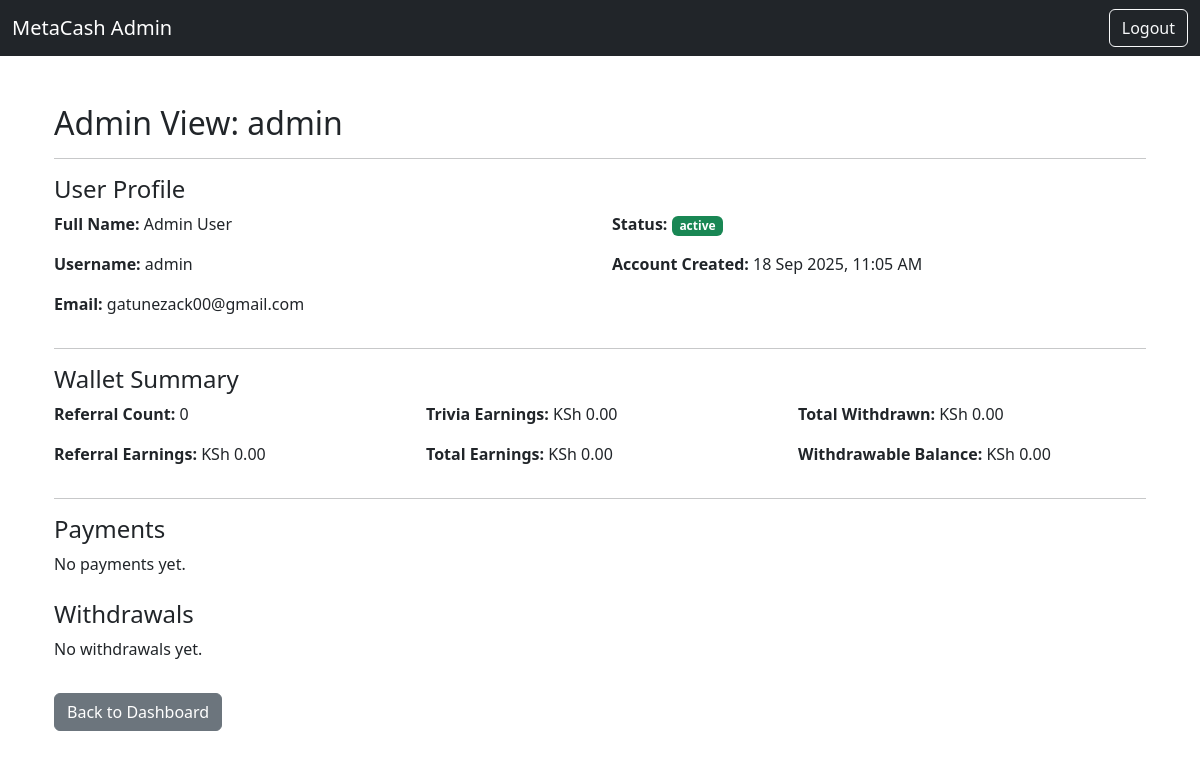
The page /admin/user/1 (signed in) on the database its author committed.
### app/models.py (models this page shows, shortened)
class User(db.Model, UserMixin):
    id = db.Column(db.Integer, primary_key=True)
    full_name = db.Column(db.String(100), nullable=False)
    username = db.Column(db.String(50), unique=True, nullable=False)
    email = db.Column(db.String(100), unique=True, nullable=False)
    mpesa_no = db.Column(db.String(15), nullable=False)
    password = db.Column(db.String(200), nullable=False)
    referral_code = db.Column(db.String(50), nullable=True)
    referred_by = db.Column(db.Integer, db.ForeignKey('user.id'), nullable=True)
    referrer_username = db.Column(db.String(50), nullable=True)
    status = db.Column(db.String(20), default='new')  # new, pending_approval, active, declined
    is_admin = db.Column(db.Boolean, default=False)
    created_at = db.Column(db.DateTime, default=datetime.utcnow)
    updated_at = db.Column(db.DateTime, default=datetime.utcnow, onupdate=datetime.utcnow)
    payments = db.relationship('Payment', backref='user', lazy=True)
    referrals = db.relationship('User', backref=db.backref('referrer', remote_side=[id]), lazy='dynamic')
    withdrawals = db.relationship('Withdrawal', backref='user', lazy=True)
    trivia_answers = db.relationship('TriviaAnswer', backref='user', lazy=True)
    spins = db.relationship('Spin', backref='user', lazy=True)
    whatsapp_posts = db.relationship('WhatsAppPost', backref='user', lazy=True)

### app/routes/admin_routes.py (the view)
@admin_bp.route('/user/<int:user_id>', methods=['GET'])
@login_required
@admin_required
def admin_user_view(user_id):
    user = User.query.get_or_404(user_id)
    referral_count = user.referrals.count()
    referral_earnings = referral_count * 70
    trivia_earnings = sum(q.earned for q in getattr(user, 'trivia_answers', []))
    spin_stakes = sum(s.stake for s in getattr(user, 'spins', []))
    spin_wins = sum(s.reward for s in getattr(user, 'spins', []) if s.reward > 0)
    total_approved_withdrawals = sum(w.amount for w in user.withdrawals if w.status == 'approved')
    withdrawable_balance = referral_earnings + trivia_earnings + spin_wins - total_approved_withdrawals - spin_stakes
    withdrawable_balance = max(withdrawable_balance, 0)
    withdrawals = Withdrawal.query.filter_by(user_id=user.id).order_by(Withdrawal.id.desc()).all()
    payments = Payment.query.filter_by(user_id=user.id).order_by(Payment.id.desc()).all()
    total_earnings = referral_earnings + trivia_earnings + spin_wins
    total_withdrawn = total_approved_withdrawals + spin_stakes
    return render_template(
        'admin_user_view.html',
        user=user,
        referral_earnings=referral_earnings,
        referral_count=referral_count,
        trivia_earnings=trivia_earnings,
        withdrawable_balance=withdrawable_balance,
        withdrawals=withdrawals,
        payments=payments,
        total_earnings=total_earnings,
        total_withdrawn=total_withdrawn
    )

### app/__init__.py (called while the page is built)
def create_app():
    app = Flask(__name__)
    if os.getenv("FLASK_ENV") == "production":
        app.config.from_object(ProductionConfig)
    else:
        app.config.from_object(DevelopmentConfig)
    db.init_app(app)
    login_manager.init_app(app)
    migrate.init_app(app, db)
    from app.models import User
    from app.routes.user_routes import user_bp
    from app.routes.admin_routes import admin_bp
    login_manager.login_view = "user.login"
    @login_manager.user_loader
    def load_user(user_id):
        return User.query.get(int(user_id))
    app.register_blueprint(user_bp)
    app.register_blueprint(admin_bp)
    return app

### app/routes/admin_routes.py (called while the page is built)
def admin_required(f):
    @wraps(f)
    def wrapper(*args, **kwargs):
        if not current_user.is_authenticated or not current_user.is_admin:
            flash("Admin access required.", "danger")
            return redirect(url_for('admin_bp.admin_login'))
        return f(*args, **kwargs)
    return wrapper

### app/templates/admin_user_view.html (shortened to what this page needs)
{% extends "base.html" %}
{% block content %}
<div class="container mt-5">
    <h2>Admin View: {{ user.username }}</h2>
    <hr>
    <h4>User Profile</h4>
    <div class="row">
        <div class="col-md-6">
            <p><strong>Full Name:</strong> {{ user.full_name or "N/A" }}</p>
            <p><strong>Username:</strong> {{ user.username }}</p>
            <p><strong>Email:</strong> {{ user.email }}</p>
        </div>
        <div class="col-md-6">
            <p><strong>Status:</strong>
                {% if user.status == 'active' %}
                    <span class="badge bg-success">{{ user.status }}</span>
                {% elif user.status == 'pending' %}
                    <span class="badge bg-warning text-dark">{{ user.status }}</span>
                {% else %}
                    <span class="badge bg-secondary">{{ user.status or "N/A" }}</span>
                {% endif %}
            </p>
            <p><strong>Account Created:</strong> {{ user.created_at.strftime('%d %b %Y, %I:%M %p') if user.created_at else "N/A" }}</p>
        </div>
    </div>
    <hr>
    <h4>Wallet Summary</h4>
    <div class="row">
        <div class="col-md-4">
            <p><strong>Referral Count:</strong> {{ referral_count }}</p>
            <p><strong>Referral Earnings:</strong> KSh {{ "{:,.2f}".format(referral_earnings) }}</p>
        </div>
        <div class="col-md-4">
            <p><strong>Trivia Earnings:</strong> KSh {{ "{:,.2f}".format(trivia_earnings) }}</p>
            <p><strong>Total Earnings:</strong> KSh {{ "{:,.2f}".format(total_earnings) }}</p>
        </div>
        <div class="col-md-4">
            <p><strong>Total Withdrawn:</strong> KSh {{ "{:,.2f}".format(total_withdrawn) }}</p>
            <p><strong>Withdrawable Balance:</strong> KSh {{ "{:,.2f}".format(withdrawable_balance) }}</p>
        </div>
    </div>
    <hr>
    <h4>Payments</h4>
    {% if payments %}
        <div class="table-responsive">
            <table class="table table-striped table-bordered">
                <thead class="table-dark">
                    <tr>
                        <th>ID</th>
                        <th>Amount (KSh)</th>
                        <th>Status</th>
                        <th>Date</th>
                    </tr>
                </thead>
                <tbody>
                    {% for payment in payments %}
                    <tr>
                        <td>{{ payment.id }}</td>
                        <td>{{ "{:,.2f}".format(payment.amount) }}</td>
                        <td>{{ payment.status }}</td>
                        <td>{{ payment.created_at.strftime('%d %b %Y, %I:%M %p') if payment.created_at else "N/A" }}</td>
                    </tr>
                    {% endfor %}
                </tbody>
            </table>
        </div>
    {% else %}
        <p>No payments yet.</p>
    {% endif %}
    <h4 class="mt-4">Withdrawals</h4>
    {% if withdrawals %}
        <div class="table-responsive">
            <table class="table table-striped table-bordered">
                <thead class="table-dark">
                    <tr>
                        <th>ID</th>
                        <th>Amount (KSh)</th>
                        <th>Status</th>
                        <th>Date</th>
                    </tr>
                </thead>
                <tbody>
                    {% for w in withdrawals %}
                    <tr>
                        <td>{{ w.id }}</td>
                        <td>{{ "{:,.2f}".format(w.amount) }}</td>
                        <td>{{ w.status }}</td>
                        <td>{{ w.created_at.strftime('%d %b %Y, %I:%M %p') if w.created_at else "N/A" }}</td>
                    </tr>
                    {% endfor %}
                </tbody>
            </table>
        </div>
    {% else %}
        <p>No withdrawals yet.</p>
    {% endif %}
    <a href="{{ url_for('admin_bp.admin_dashboard') }}" class="btn btn-secondary mt-3">Back to Dashboard</a>
</div>
{% endblock %}

### rows shown on the page
User: username "admin", full_name "Admin User", email "gatunezack00@gmail.com", status "active", created_at "18 Sep 2025, 11:05 AM"

### other values the page prints
{{ referral_count }} "0"
{{ "{:,.2f}".format(referral_earnings) }} "0.00"
{{ "{:,.2f}".format(trivia_earnings) }} "0.00"
{{ "{:,.2f}".format(total_earnings) }} "0.00"
{{ "{:,.2f}".format(total_withdrawn) }} "0.00"
{{ "{:,.2f}".format(withdrawable_balance) }} "0.00"
